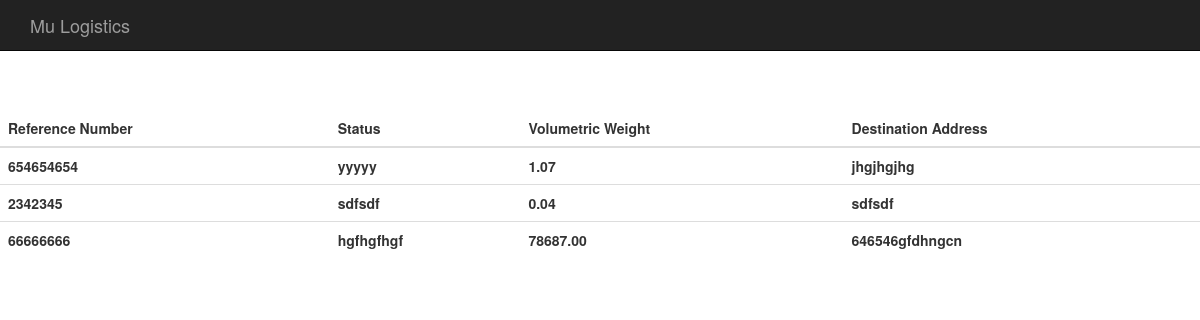
The page /packages/track_packages/ (signed in) on the database as committed earlier.
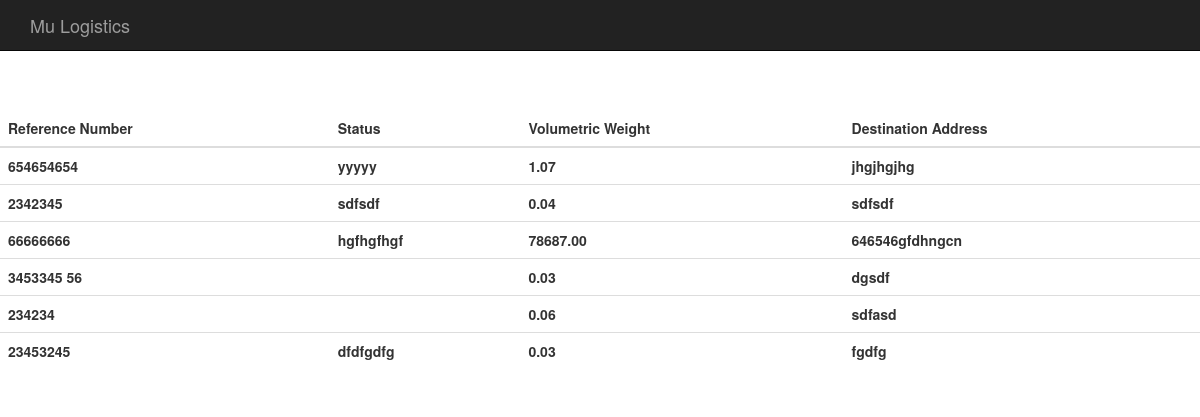
The same page on the database as committed later.
### packages/models.py (models this page shows, shortened)
class Package(models.Model):
    user = models.ForeignKey(User, default=1)
    reference_number = models.CharField(max_length=10)
    status = models.CharField(max_length=50)
    volumetric_weight = models.DecimalField(max_digits=10, decimal_places=2)
    client_address = models.CharField(max_length=50)
    client_city = models.CharField(max_length=50)
    receiver_address = models.CharField(max_length=50)
    receiver_city = models.CharField(max_length=50)
    id_required = models.BooleanField(default=True)

### packages/views.py (the view)
def track_packages(request):
    if not request.user.is_authenticated():
        return render(request, 'packages/login_user.html')
    else:
        packages = Package.objects.filter(user=request.user)
    return render(request, 'packages/track_packages.html', {'packages': packages})

### packages/templates/packages/track_packages.html (shortened to what this page needs)
{% extends "packages/base.html" %}
{% load staticfiles %}
{% block content %}
<div class="row">
    <div class="col-md-12">
      <table id = "index_table" class = "table">
        <thead>
          <tr>
            <th>Reference Number</th>
            <th>Status</th>
            <th>Volumetric Weight</th>
            <th>Destination Address</th>
          </tr>
        </thead>
        <tbody>
          {% for package in packages %}
            <tr>
              <th>{{package.reference_number}}</th>
              <th>{{package.status}}</th>
              <th>{{package.volumetric_weight}}</th>
              <th>{{package.client_address}}</th>
            </tr>
          {% endfor %}
        </tbody>
      </table>
    </div>
  </div>
{% endblock %}

Rows that differ between the two databases and show on the page:
added Package: reference_number "3453345 56", volumetric_weight "0.03", client_address "dgsdf"
added Package: reference_number "234234", volumetric_weight "0.06", client_address "sdfasd"
added Package: reference_number "23453245", status "dfdfgdfg", volumetric_weight "0.03", client_address "fgdfg"
